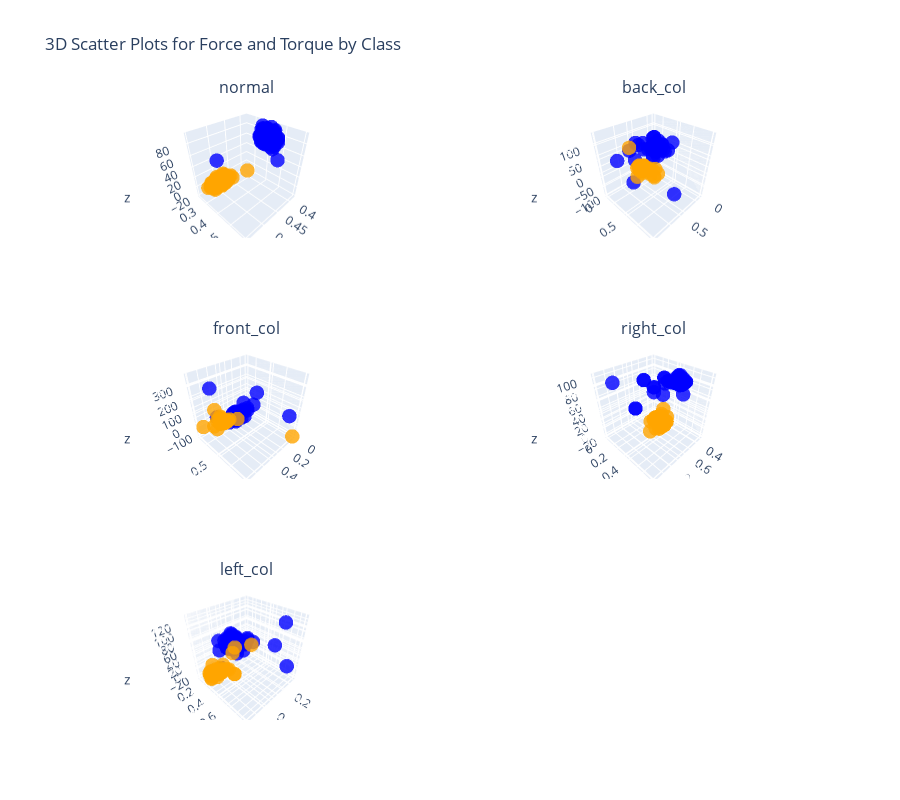

Notebook code for this chart:
### Code cell
from plotly.subplots import make_subplots

import plotly.graph_objects as go

# Create a subplot figure with 2 rows and 2 columns
fig = make_subplots(
    rows=3, cols=2,
    specs=[[{'type': 'scatter3d'}, {'type': 'scatter3d'}],
           [{'type': 'scatter3d'}, {'type': 'scatter3d'}],
           [{'type': 'scatter3d'}, {'type': 'scatter3d'}]],
    subplot_titles=unique_classes
)

# Mapping of class names to subplot positions
subplot_positions = {
    unique_classes[0]: (1, 1),
    unique_classes[1]: (1, 2),
    unique_classes[2]: (2, 1),
    unique_classes[3]: (2, 2),
    unique_classes[4]: (3, 1)
}

# Iterate through each class and add a 3D scatter plot to the corresponding subplot
for class_name, class_df in class_dfs.items():
    row, col = subplot_positions[class_name]
    force_plot = go.Scatter3d(
        x=class_df['Fx'],
        y=class_df['Fy'],
        z=class_df['Fz'],
        mode='markers',
        marker=dict(size=5, color='blue', opacity=0.8),
        name=f'{class_name} Force'
    )
    torque_plot = go.Scatter3d(
        x=class_df['Tx'],
        y=class_df['Ty'],
        z=class_df['Tz'],
        mode='markers',
        marker=dict(size=5, color='orange', opacity=0.8),
        name=f'{class_name} Torque'
    )
    fig.add_trace(force_plot, row=row, col=col)
    fig.add_trace(torque_plot, row=row, col=col)

# Update layout settings
fig.update_layout(
    title='3D Scatter Plots for Force and Torque by Class',
    height=800,
    showlegend=False
)

fig.show()
